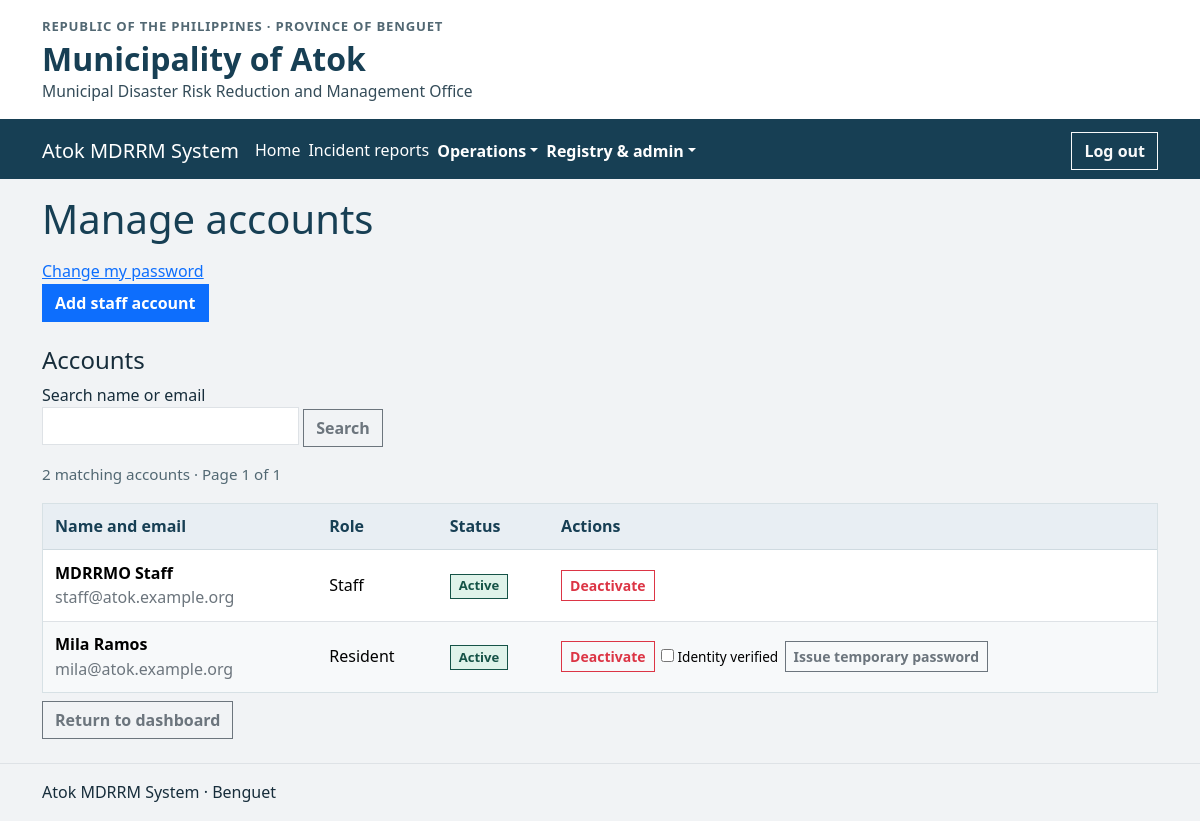
Page /accounts.php (signed in) on the committed database.
### tables this page shows
CREATE TABLE accounts (
    id INT UNSIGNED AUTO_INCREMENT PRIMARY KEY,
    full_name VARCHAR(100) NOT NULL,
    email VARCHAR(254) NOT NULL UNIQUE,
    password_hash VARCHAR(255) NOT NULL,
    phone VARCHAR(13) NULL,
    role ENUM('staff','resident') NOT NULL,
    active BOOLEAN NOT NULL DEFAULT TRUE,
    must_change BOOLEAN NOT NULL DEFAULT TRUE,
    session_version INT UNSIGNED NOT NULL DEFAULT 1
);

### includes/session.php (called while the page is built, shortened)
<?php
require_once __DIR__ . '/../config.php';
function pageWindow(int $total, int $requestedPage, int $perPage = 10): array
{
    $pages = max(1, (int)ceil($total / $perPage));
    $page = min($pages, max(1, $requestedPage));
    return [$page, ($page - 1) * $perPage, $pages];
}
function h(mixed $value, int $flags = ENT_QUOTES | ENT_SUBSTITUTE, string $encoding = 'UTF-8'): string
{
    return htmlspecialchars((string)$value, $flags, $encoding);
}
$user = null;
if (isset($_SESSION['user_id'])) {
    $query = $pdo->prepare('SELECT id, full_name, role, active, must_change, session_version FROM accounts WHERE id=?');
    $query->execute([$_SESSION['user_id']]);
    $account = $query->fetch();
    $user = $account;
}
function requireLogin(): array
{
    global $user;
    return $user;
}
function requireRole(string $role): array
{
    $user = requireLogin();
    return $user;
}

### accounts.php (the view, shortened to what this page needs)
<?php
require __DIR__ . '/includes/session.php';
$user = requireRole('staff');
$adding = ($_GET['action'] ?? '') === 'add';
$confirmingDeactivation = ($_GET['action'] ?? '') === 'deactivate';
require __DIR__ . '/includes/header.php';
?>
<h1>Manage accounts</h1>
<a href="change_password.php">Change my password</a>
<?php if (!$adding && !$confirmingDeactivation): ?><p><a class="btn btn-primary" href="?action=add">Add staff account</a></p><?php endif; ?>
<?php if (!$adding && !$confirmingDeactivation): ?>
<h2 class="h4 mt-4">Accounts</h2>
<?php
$search = is_string($_GET['q'] ?? null) ? trim($_GET['q']) : '';
$term = searchPattern($search);
$where = " WHERE full_name LIKE ? ESCAPE '!' OR email LIKE ? ESCAPE '!'";
$args = [$term, $term];
$query = $pdo->prepare('SELECT COUNT(*) FROM accounts' . $where);
$query->execute($args);
$total = (int)$query->fetchColumn();
[$page, $offset, $pages] = pageWindow($total, (int)filter_input(INPUT_GET, 'page', FILTER_VALIDATE_INT));
$query = $pdo->prepare('SELECT id,full_name,email,role,active FROM accounts' . $where . " ORDER BY full_name,id LIMIT 10 OFFSET $offset");
$query->execute($args);
?>
<form method="get" class="mb-3">
    <label>Search name or email<input class="form-control" name="q" value="<?= h($search) ?>"></label>
    <button class="btn btn-outline-secondary">Search</button>
</form>
<p class="results-summary"><?= $total ?> matching accounts · Page <?= $page ?> of <?= $pages ?></p>
<?php if (!$total): ?><p class="empty-state">No accounts match this search.</p><?php else: ?>
<div class="table-responsive">
    <table class="table account-table">
        <thead><tr><th>Name and email</th><th>Role</th><th>Status</th><th>Actions</th></tr></thead>
        <tbody>
        <?php foreach ($query as $row): ?>
            <tr>
                <td><strong><?= h($row['full_name']) ?></strong><br><span class="text-secondary"><?= h($row['email']) ?></span></td>
                <td><?= h(ucfirst($row['role'])) ?></td>
                <td><span class="status-badge status-<?= $row['active'] ? 'available' : 'neutral' ?>"><?= $row['active'] ? 'Active' : 'Inactive' ?></span></td>
                <td>
                    <form method="post" class="account-actions">
                        <?php if ($row['active']): ?>
                            <a class="btn btn-outline-danger btn-sm" href="?action=deactivate&amp;id=<?= (int)$row['id'] ?>">Deactivate</a>
                        <?php else: ?>
                            <button class="btn btn-outline-secondary btn-sm" name="action" value="activate">Activate</button>
                        <?php endif; ?>
                        <?php if ($row['active'] && $row['id'] != $user['id']): ?>
                            <label class="account-verify"><input type="checkbox" name="verified" value="yes"> Identity verified</label>
                            <button class="btn btn-outline-secondary btn-sm" name="action" value="reset">Issue temporary password</button>
                        <?php endif; ?>
                    </form>
                </td>
            </tr>
        <?php endforeach; ?>
        </tbody>
    </table>
</div>
<?php endif; ?>
<a class="btn btn-outline-secondary my-2" href="dashboard/staff.php">Return to dashboard</a>
<?php endif; ?>
<?php require __DIR__ . '/includes/footer.php'; ?>

### assets/css/site.css (style rules this page uses)
:root { --bs-border-radius: 0; --bs-border-radius-sm: 0; --bs-border-radius-lg: 0; --bs-border-radius-pill: 0; --atok-ink: #172d3b; --atok-navy: #173f54; --atok-teal: #175b59; --atok-border: #d7e1e5; --atok-page: #f1f3f5; --atok-surface: #fff; }
body { color: var(--atok-ink); background: var(--atok-page); line-height: 1.55; }
.navbar-toggler, .btn, .form-control, .form-select { border-radius: 0; }
.btn { font-weight: 600; }
main > p { max-width: 75ch; }
main h1 { color: var(--atok-navy); margin-bottom: 1rem; }
main h2 { color: #23495b; }
main .table { --bs-table-bg: transparent; margin-bottom: 0; }
main .table th, main .table td { padding: .65rem .75rem; vertical-align: middle; }
main .table thead th { background: #e8eef3; color: var(--atok-navy); border-bottom-color: #cfdae0; white-space: nowrap; }
main .table-responsive { border: 1px solid var(--atok-border); background: var(--atok-surface); }
main .table-responsive .table { margin-bottom: 0; }
main .table tbody tr:nth-child(even) > * { background-color: #f7f9fa; }
main .table tbody tr:last-child > * { border-bottom-width: 0; }
main .table td form { display: flex; align-items: center; flex-wrap: wrap; gap: .4rem; }
.status-badge { display: inline-flex; align-items: center; border: 1px solid currentColor; padding: .15rem .5rem; font-size: .82rem; font-weight: 650; line-height: 1.35; white-space: nowrap; }
.status-verified, .status-open, .status-available { color: #155347; background: #dff3ea; }
.results-summary { color: #526873; font-size: .95rem; }
.account-table td { vertical-align: middle; }
.account-actions { display: flex; flex-wrap: wrap; align-items: center; gap: .4rem; }
.account-verify { font-size: .85rem; }

### rows in the picture
accounts: id "1", full_name "MDRRMO Staff", email "staff@atok.example.org", role "Staff", active "Active"
accounts: full_name "Mila Ramos", email "mila@atok.example.org", role "Resident", active "Active"

### other values in the picture
$total "2"
$pages "1"
